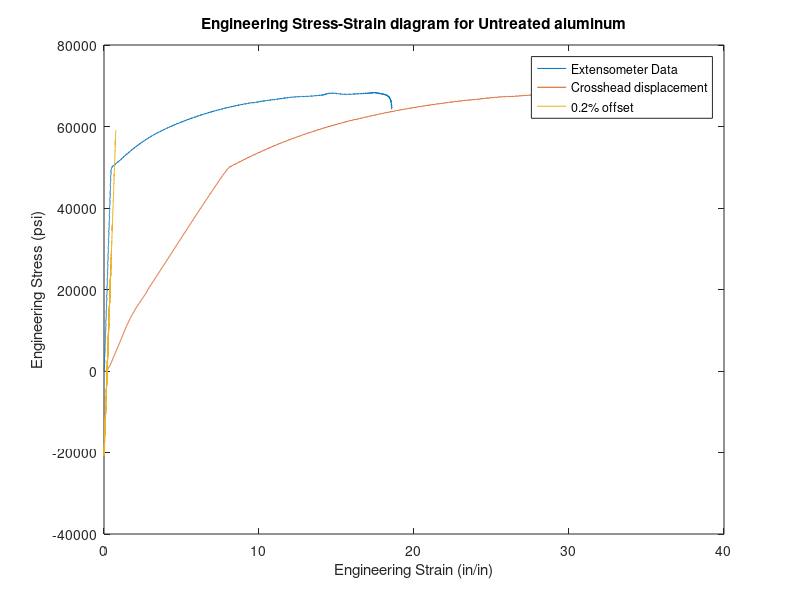
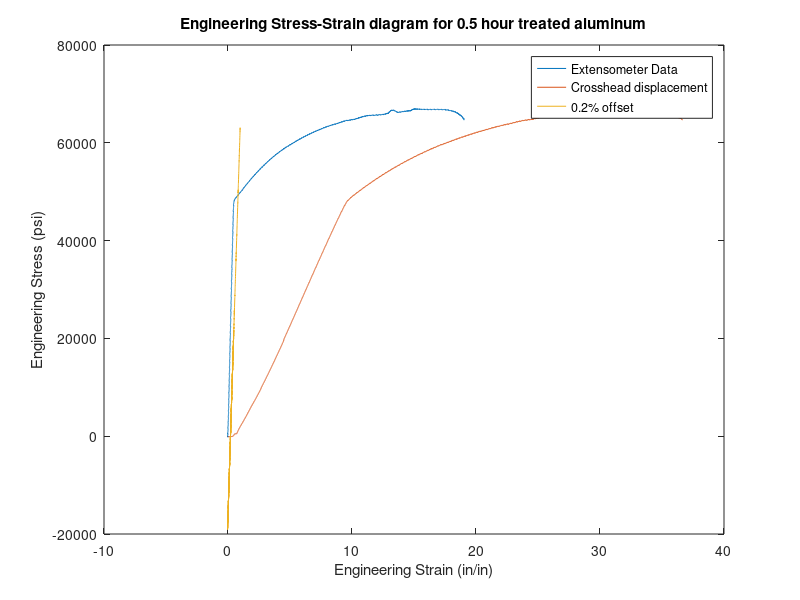
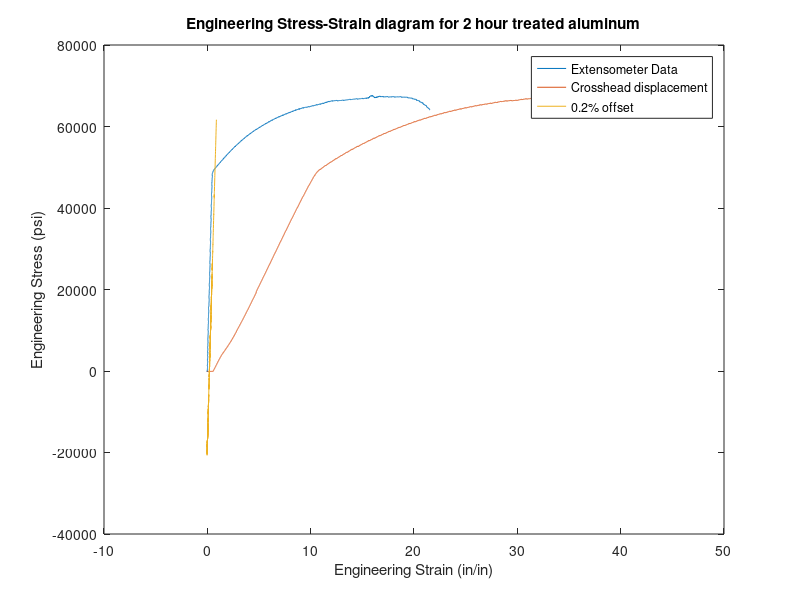
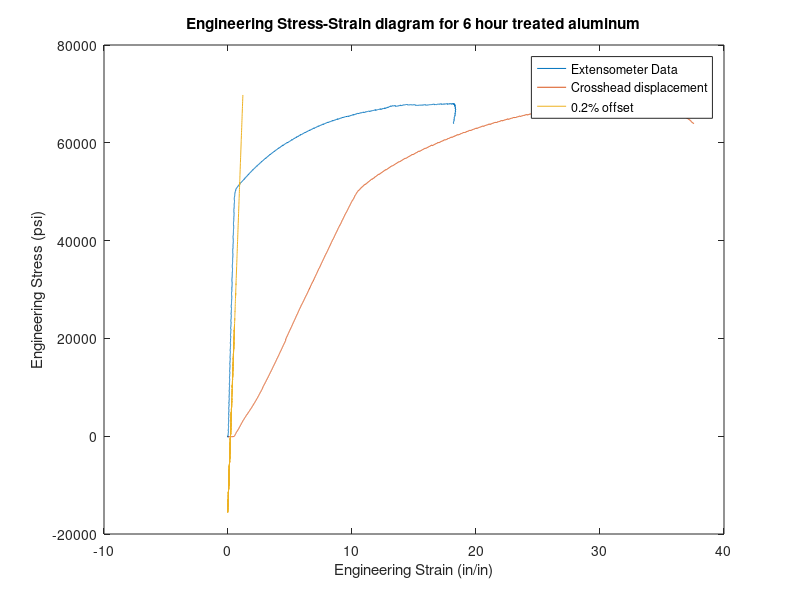

MATLAB code to generate these figures, in order:
clear all;
clc;


%+---------+-----+-----+-----+-----+
%|Materials|d0   |df   |L0   |Lf   |
%+---------+-----+-----+-----+-----+
%|Untreated|0.496|0.417|2    |2.417|
%+---------+-----+-----+-----+-----+
%|30 min   |0.498|0.436|2    |2.36 |
%+---------+-----+-----+-----+-----+
%|2 hours  |0.502|0.425|2    |2.447|
%+---------+-----+-----+-----+-----+
%|6 hours  |0.497|0.411|2    |2.379|
%+---------+-----+-----+-----+-----+
%|24 hours |0.503|0.437|2    |2.277|
%+---------+-----+-----+-----+-----+
%|Anealed  |0.503|0.435|2    |2.349|
%+---------+-----+-----+-----+-----+

untreated.d0 = 0.496;
untreated.df = 0.417;
untreated.L0 = 2;
untreated.Lf = 2.417;

thirtymin.d0 = 0.498;
thirtymin.df = 0.436;
thirtymin.L0 = 2;
thirtymin.Lf = 2.36;

twohour.d0 = 0.502;
twohour.df = 0.425;
twohour.L0 = 2;
twohour.Lf = 2.447;

sixhour.d0 = 0.497;
sixhour.df = 0.411;
sixhour.L0 = 2;
sixhour.Lf = 2.379;

twentyfourhour.d0 = 0.503;
twentyfourhour.df = 0.437;
twentyfourhour.L0 = 2;
twentyfourhour.Lf = 2.277;

anealed.d0 = 0.503;
anealed.df = 0.435;
anealed.L0 = 2;
anealed.Lf = 2.349;

%% Load csv files %%

%%% Column Format %%%
%%% Time,Extension,Load,Strain 1,Strain 2,Displacement (Strain 1),Displacement (Strain 2)
%%%%% (sec),(in),(lbf),(%),(%),(in),(in)

untreatedtemp       = csvread('1-untreated.csv');
untreated.time      = untreatedtemp(1:(end-5),1);
untreated.extension = untreatedtemp(1:(end-5),2);
untreated.load      = untreatedtemp(1:(end-5),3);
untreated.strain1   = untreatedtemp(1:(end-5),4);
untreated.strain2   = untreatedtemp(1:(end-5),5);
untreated.disp1     = untreatedtemp(1:(end-5),6);
untreated.disp2     = untreatedtemp(1:(end-5),7);
clear untreatedtemp;

thirtymintemp       = csvread('2-30min.csv');
thirtymin.time      = thirtymintemp(1:(end-5),1);
thirtymin.extension = thirtymintemp(1:(end-5),2);
thirtymin.load      = thirtymintemp(1:(end-5),3);
thirtymin.strain1   = thirtymintemp(1:(end-5),4);
thirtymin.strain2   = thirtymintemp(1:(end-5),5);
thirtymin.disp1     = thirtymintemp(1:(end-5),6);
thirtymin.disp2     = thirtymintemp(1:(end-5),7);
clear thirtymintemp;

twohourtemp       = csvread('3-2hr.csv');
twohour.time      = twohourtemp(1:(end-5),1);
twohour.extension = twohourtemp(1:(end-5),2);
twohour.load      = twohourtemp(1:(end-5),3);
twohour.strain1   = twohourtemp(1:(end-5),4);
twohour.strain2   = twohourtemp(1:(end-5),5);
twohour.disp1     = twohourtemp(1:(end-5),6);
twohour.disp2     = twohourtemp(1:(end-5),7);
clear twohourtemp;

sixhourtemp       = csvread('4-6hrs.csv');
sixhour.time      = sixhourtemp(1:(end-5),1);
sixhour.extension = sixhourtemp(1:(end-5),2);
sixhour.load      = sixhourtemp(1:(end-5),3);
sixhour.strain1   = sixhourtemp(1:(end-5),4);
sixhour.strain2   = sixhourtemp(1:(end-5),5);
sixhour.disp1     = sixhourtemp(1:(end-5),6);
sixhour.disp2     = sixhourtemp(1:(end-5),7);
clear sixhourtemp;

twentyfourhourtemp       = csvread('5-24hr.csv');
twentyfourhour.time      = twentyfourhourtemp(1:(end-5),1);
twentyfourhour.extension = twentyfourhourtemp(1:(end-5),2);
twentyfourhour.load      = twentyfourhourtemp(1:(end-5),3);
twentyfourhour.strain1   = twentyfourhourtemp(1:(end-5),4);
twentyfourhour.strain2   = twentyfourhourtemp(1:(end-5),5);
twentyfourhour.disp1     = twentyfourhourtemp(1:(end-5),6);
twentyfourhour.disp2     = twentyfourhourtemp(1:(end-5),7);
clear twentyfourhourtemp;

anealedtemp       = csvread('6-anealed.csv');
anealed.time      = anealedtemp(1:(end-5),1);
anealed.extension = anealedtemp(1:(end-5),2);
anealed.load      = anealedtemp(1:(end-5),3);
anealed.strain1   = anealedtemp(1:(end-5),4);
anealed.strain2   = anealedtemp(1:(end-5),5);
anealed.disp1     = anealedtemp(1:(end-5),6);
anealed.disp2     = anealedtemp(1:(end-5),7);
clear anealedtemp;


%%% Young's Modulus %%%
temp = polyfit(untreated.strain1(1:500),4.*untreated.load(1:500) ./ (pi*(untreated.d0^2)),1);
untreated.youngs = temp(1);

temp = polyfit(thirtymin.strain1(1:500),4.*thirtymin.load(1:500) ./ (pi*(thirtymin.d0^2)),1);
thirtymin.youngs = temp(1)

temp = polyfit(twohour.strain1(1:500),4.*twohour.load(1:500) ./ (pi*(twohour.d0^2)),1);
twohour.youngs = temp(1);

temp = polyfit(sixhour.strain1(1:500),4.*sixhour.load(1:500) ./ (pi*(sixhour.d0^2)),1);
sixhour.youngs = temp(1);

temp = polyfit(twentyfourhour.strain1(1:1100),4.*twentyfourhour.load(1:1100) ./ (pi*(twentyfourhour.d0^2)),1);
twentyfourhour.youngs = temp(1);

temp = polyfit(anealed.strain1(1:500),4.*anealed.load(1:500) ./ (pi*(anealed.d0^2)),1);
anealed.youngs = temp(1);

% Stress = 4*load / pi*d0^2

figure('Name','Untreated stress-strain')
untreatedplot = plot(untreated.strain1, 4.*untreated.load ./ (pi*(untreated.d0^2)),...
    100*untreated.extension./untreated.L0, ...
    4.*untreated.load./(pi*(untreated.d0^2)), ...
    untreated.strain1(1:2050), ...
    (untreated.youngs).*untreated.strain1(1:2050) - 0.2*(untreated.youngs));
xlabel('Engineering Strain (in/in)');
ylabel('Engineering Stress (psi)');
title('Engineering Stress-Strain diagram for Untreated aluminum');
legend('Extensometer Data', 'Crosshead displacement', '0.2% offset');

figure('Name','Thirtymin stress-strain')
plot(thirtymin.strain1, 4.*thirtymin.load ./ (pi*(thirtymin.d0^2)),...
    100*thirtymin.extension./thirtymin.L0, ...
    4.*thirtymin.load ./ (pi*(thirtymin.d0^2)), ...
    thirtymin.strain1(1:2500), ...
    (thirtymin.youngs).*thirtymin.strain1(1:2500) - 0.2*(thirtymin.youngs));
xlabel('Engineering Strain (in/in)');
ylabel('Engineering Stress (psi)');
title('Engineering Stress-Strain diagram for 0.5 hour treated aluminum');
legend('Extensometer Data', 'Crosshead displacement', '0.2% offset');

figure('Name','Twohour stress-strain')
plot(twohour.strain1, 4.*twohour.load ./ (pi*(twohour.d0^2)),...
    100*twohour.extension./twohour.L0, ...
    4.*twohour.load ./ (pi*(twohour.d0^2)), ...
    twohour.strain1(1:1550), ...
    (twohour.youngs).*twohour.strain1(1:1550) - 0.2*(twohour.youngs));
xlabel('Engineering Strain (in/in)');
ylabel('Engineering Stress (psi)');
title('Engineering Stress-Strain diagram for 2 hour treated aluminum');
legend('Extensometer Data', 'Crosshead displacement', '0.2% offset');


figure('Name','Sixhour stress-strain')
plot(sixhour.strain1, 4.*sixhour.load ./ (pi*(sixhour.d0^2)),...
    100*sixhour.extension./sixhour.L0, ...
    4.*sixhour.load ./ (pi*(sixhour.d0^2)), ...
    sixhour.strain1(1:2050), ...
    (sixhour.youngs).*sixhour.strain1(1:2050) - 0.2*(sixhour.youngs));
xlabel('Engineering Strain (in/in)');
ylabel('Engineering Stress (psi)');
title('Engineering Stress-Strain diagram for 6 hour treated aluminum');
legend('Extensometer Data', 'Crosshead displacement', '0.2% offset');


figure('Name','Twentyfourhour stress-strain')
plot(twentyfourhour.strain1, 4.*twentyfourhour.load ./ (pi*(twentyfourhour.d0^2)),...
    100*twentyfourhour.extension./twentyfourhour.L0, ...
    4.*twentyfourhour.load ./ (pi*(twentyfourhour.d0^2)), ...
    twentyfourhour.strain1(1:3000), ...
    (twentyfourhour.youngs).*twentyfourhour.strain1(1:3000) - ...
    0.2*(twentyfourhour.youngs));
xlabel('Engineering Strain (in/in)');
ylabel('Engineering Stress (psi)');
title('Engineering Stress-Strain diagram for 24 hour treated aluminum');
legend('Extensometer Data', 'Crosshead displacement', '0.2% offset');


figure('Name','Anealed stress-strain')
plot(anealed.strain1, 4.*anealed.load ./ (pi*(anealed.d0^2)),...
    100*anealed.extension./anealed.L0, ...
    4.*anealed.load ./ (pi*(anealed.d0^2)), ...
    anealed.strain1(1:700), ...
    (anealed.youngs).*anealed.strain1(1:700) - 0.2*(anealed.youngs));
xlabel('Engineering Strain (in/in)');
ylabel('Engineering Stress (psi)');
title('Engineering Stress-Strain diagram for Anealed aluminum');
legend('Extensometer Data', 'Crosshead displacement', '0.2% offset');


%figure('Name','All stress-strain diagrams');
%plot(untreated.strain1, 4.*untreated.load ./ (pi*(untreated.d0^2)),...
%    thirtymin.strain1, 4.*thirtymin.load ./ (pi*(thirtymin.d0^2)),...
%    twohour.strain1, 4.*twohour.load ./ (pi*(twohour.d0^2)),...
%    sixhour.strain1, 4.*sixhour.load ./ (pi*(sixhour.d0^2)),...
%    twentyfourhour.strain1, 4.*twentyfourhour.load ./ (pi*(twentyfourhour.d0^2)),...
%    anealed.strain1, 4.*anealed.load ./ (pi*(anealed.d0^2)))
%
%figure('Name', 'Untreated Poissons Ratio')
%hold on
%plot(-untreated.strain2(1:3892),untreated.strain1(1:3892),'.');
%lsline
%hold off
%
%figure('Name', 'Thirtymin Poissons Ratio')
%hold on
%plot(-thirtymin.strain2(1:3892),thirtymin.strain1(1:3892),'.');
%lsline
%hold off
%
%figure('Name', 'Twohour Poissons Ratio')
%hold on
%plot(-twohour.strain2(1:1947),twohour.strain1(1:1947),'.');
%lsline
%hold off
%
%figure('Name', 'Sixhour Poissons Ratio')
%hold on
%plot(-sixhour.strain2(1:2649),sixhour.strain1(1:2649),'.');
%lsline
%hold off
%
%figure('Name', 'Twentyfourhour Poissons Ratio')
%hold on
%plot(-twentyfourhour.strain2(1:3892),twentyfourhour.strain1(1:3892),'.');
%lsline
%hold off
%
%figure('Name', 'Anealed Poissons Ratio')
%hold on
%plot(-anealed.strain2(1:2400),anealed.strain1(1:2400),'.');
%lsline
%hold off
%
%%% Poisson's Ratio Calc %%%
temp = polyfit(-untreated.strain2(1:3892),untreated.strain1(1:3892),1);
untreated.poisson = -1/temp(1);

temp = polyfit(-thirtymin.strain2(1:3892),thirtymin.strain1(1:3892),1);
thirtymin.poisson = -1/temp(1);

temp = polyfit(-twohour.strain2(1:1947),twohour.strain1(1:1947),1);
twohour.poisson = -1/temp(1);

temp = polyfit(-sixhour.strain2(1:2649),sixhour.strain1(1:2649),1);
sixhour.poisson = -1/temp(1);

temp = polyfit(-twentyfourhour.strain2(1:3892),twentyfourhour.strain1(1:3892),1);
twentyfourhour.poisson = -1/temp(1);

temp = polyfit(-anealed.strain2(1:2400),anealed.strain1(1:2400),1);
anealed.poisson = -1/temp(1);

% Yield Stress
untreated.yieldstress      = 50610;
thirtymin.yieldstress      = 49310;
twohour.yieldstress        = 49720;
sixhour.yieldstress        = 51530;
twentyfourhour.yieldstress = 61630;
anealed.yieldstress        = 13430;

% Ultimate Tensile strength
untreated.ultimatetensile = max(4.*untreated.load ./ (pi* ...
                                                  (untreated.d0^2)));
thirtymin.ultimatetensile = max(4.*thirtymin.load ./ (pi* ...
                                                  (thirtymin.d0^2)));
twohour.ultimatetensile = max(4.*twohour.load ./ (pi* ...
                                                  (twohour.d0^2)));
sixhour.ultimatetensile = max(4.*sixhour.load ./ (pi* ...
                                                  (sixhour.d0^2)));
twentyfourhour.ultimatetensile = max(4.*twentyfourhour.load ./ (pi* ...
                                                  (twentyfourhour.d0^2)));
anealed.ultimatetensile = max(4.*anealed.load ./ (pi* ...
                                                  (anealed.d0^2)));

% Toughness

untreated.toughness = sum(4.*untreated.load(1:end-20) ./ (pi* ...
                               (untreated.d0^2)))*mean(diff(untreated.strain1))
thirtymin.toughness = sum(4.*thirtymin.load(1:end-20) ./ (pi* ...
                               (thirtymin.d0^2)))*mean(diff(thirtymin.strain1));
twohour.toughness = sum(4.*twohour.load(1:end-20) ./ (pi* ...
                               (twohour.d0^2)))*mean(diff(twohour.strain1));
sixhour.toughness = sum(4.*sixhour.load(1:end-20) ./ (pi* ...
                               (sixhour.d0^2)))*mean(diff(sixhour.strain1));
twentyfourhour.toughness = sum(4.*twentyfourhour.load(1:end-20) ./ (pi* ...
                               (twentyfourhour.d0^2)))*mean(diff(twentyfourhour.strain1));
anealed.toughness = sum(4.*anealed.load(1:end-20) ./ (pi* ...
                               (anealed.d0^2)))*mean(diff(anealed.strain1));

% Ductility

untreated.ductility      = untreated.strain1(end-10)
thirtymin.ductility      = thirtymin.strain1(end-10)
twohour.ductility        = twohour.strain1(end-10)
sixhour.ductility        = sixhour.strain1(end-10)
twentyfourhour.ductility = twentyfourhour.strain1(end-10)
anealed.ductility        = anealed.strain1(end-10)
